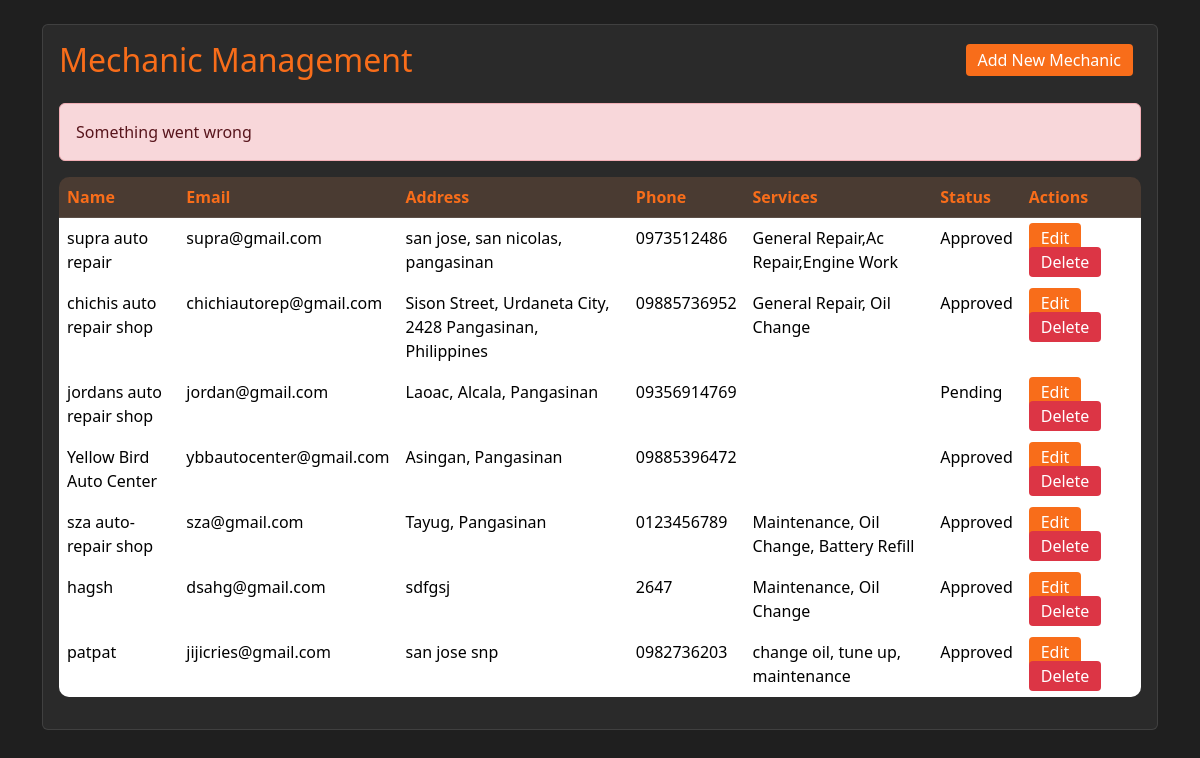
The page /admin/mechanics.php?error=1 on the database as committed earlier.
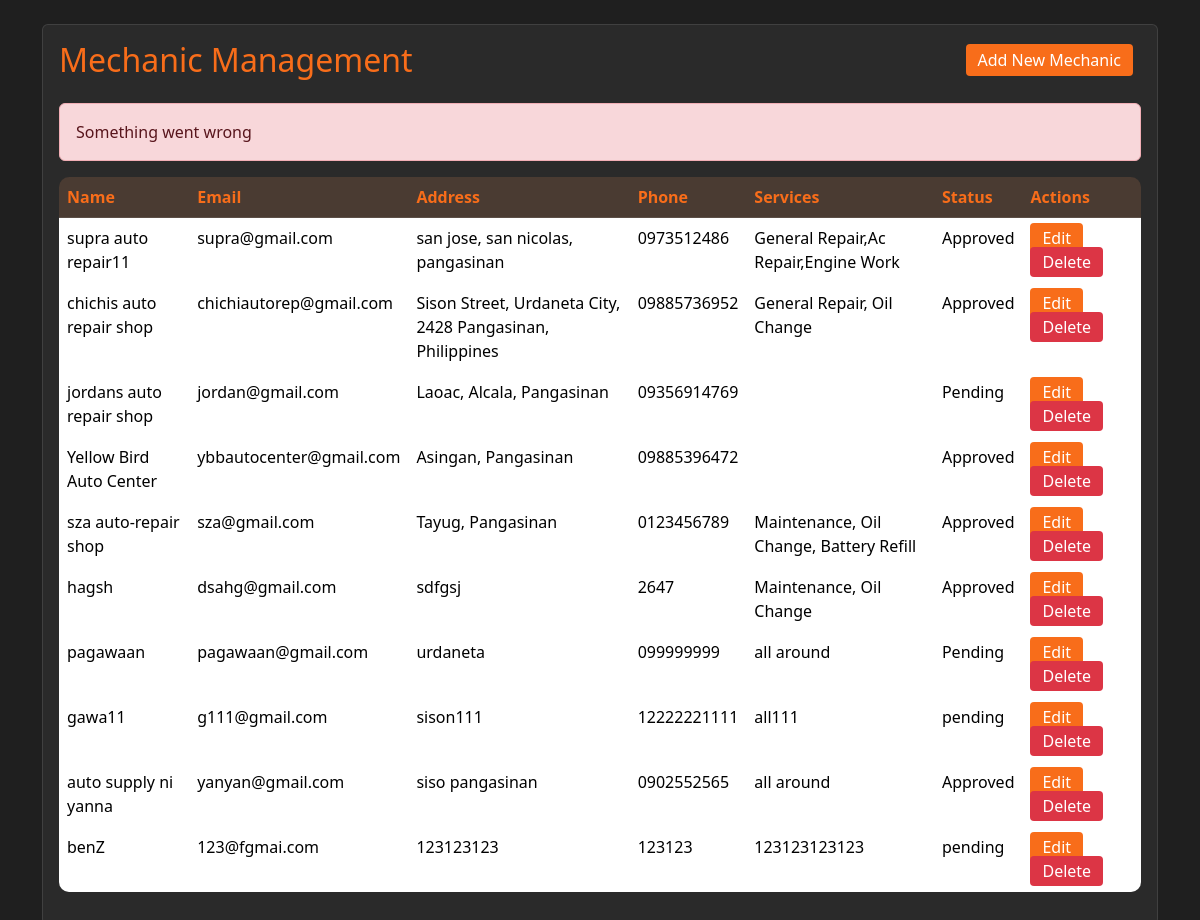
The same page on the database as committed later.
### tables this page shows
CREATE TABLE `mechanics` (
  `mechid` int(11) NOT NULL,
  `mechName` varchar(500) NOT NULL,
  `mechEmail` varchar(200) NOT NULL,
  `mechaddr` varchar(500) NOT NULL,
  `mechno` varchar(11) NOT NULL,
  `mechpwd` varchar(100) NOT NULL,
  `mech_services` varchar(100) NOT NULL,
  `mech_pfp` varchar(100) NOT NULL,
  `mech_cover` varchar(100) NOT NULL,
  `business_permit` varchar(100) NOT NULL,
  `acc_status` varchar(100) NOT NULL
);

### utils/mechanics.php (called while the page is built, shortened)
<?php
require __DIR__ . '/config.php';
function getMechanics(): array
{
    global $connect;
    $query = "SELECT * FROM mechanics";
    $result = $connect->query($query);
    if ($result && $result->num_rows > 0) {
        $mechanics = $result->fetch_all(MYSQLI_ASSOC);
        return $mechanics;
    } else {
        echo $connect->error;
        return [];
    }
}

### admin/mechanics.php (the view, shortened to what this page needs)
<?php
require '../utils/mechanics.php';
?>
<!doctype html>
<html lang="en">
<head>
    <link href="https://cdn.jsdelivr.net/npm/bootstrap@5.3.3/dist/css/bootstrap.min.css" rel="stylesheet">
</head>
<body>
    <div class="container py-4">
        <div class="card mb-4">
            <div class="card-body">
                <div class="d-flex justify-content-between align-items-center mb-4">
                    <h2 class="card-title mb-0" style="color: #F86D1A;">Mechanic Management</h2>
                    <a href="add_mechanic.php" class="btn btn-action">Add New Mechanic</a>
                </div>
                <?php
                if (isset($_GET['success'])) {
                    echo '<div class="alert alert-success">Mechanic added successfully</div>';
                } else if (isset($_GET['deleted'])) {
                    echo '<div class="alert alert-success">Mechanic deleted successfully</div>';
                } else if (isset($_GET['updated'])) {
                    echo '<div class="alert alert-success">Mechanic updated successfully</div>';
                } else if (isset($_GET['error'])) {
                    echo '<div class="alert alert-danger">Something went wrong</div>';
                }
                ?>
                <div class="table-responsive">
                    <?php
                    $mechanics = getMechanics();
                    if (!empty($mechanics)) {
                        echo '<table class="table table-hover">';
                        echo '<thead><tr>
                                <th>Name</th>
                                <th>Email</th>
                                <th>Address</th>
                                <th>Phone</th>
                                <th>Services</th>
                                <th>Status</th>
                                <th>Actions</th>
                            </tr></thead><tbody>';
                        foreach ($mechanics as $mechanic) {
                            echo '<tr>';
                            echo '<td>' . htmlspecialchars($mechanic['mechName']) . '</td>';
                            echo '<td>' . htmlspecialchars($mechanic['mechEmail']) . '</td>';
                            echo '<td>' . htmlspecialchars($mechanic['mechaddr']) . '</td>';
                            echo '<td>' . htmlspecialchars($mechanic['mechno']) . '</td>';
                            echo '<td>' . htmlspecialchars($mechanic['mech_services']) . '</td>';
                            echo '<td>' . htmlspecialchars($mechanic['acc_status']) . '</td>';
                            echo '<td>
                                    <a href="edit_mechanic.php?mechid=' . $mechanic['mechid'] . '" class="btn-action">Edit</a>
                                    <a href="delete_mechanic.php?id=' . $mechanic['mechid'] . '" class="btn-action btn-delete" onclick="return confirm(\'Are you sure?\')">Delete</a>
                                </td>';
                            echo '</tr>';
                        }
                        echo '</tbody></table>';
                    } else {
                        echo '<div class="text-center text-muted">No mechanics found</div>';
                    }
                    ?>
                </div>
            </div>
        </div>
    </div>
</body>
</html>

Rows that differ between the two databases and show on the page:
removed mechanics: mechName "patpat", mechEmail "jijicries@gmail.com", mechaddr "san jose snp", mechno "0982736203", mech_services "change oil, tune up, maintenance", acc_status "Approved"
changed mechanics "supra@gmail.com": mechName "supra auto repair" → "supra auto repair11"
added mechanics: mechName "pagawaan", mechEmail "pagawaan@gmail.com", mechaddr "urdaneta", mechno "099999999", mech_services "all around", acc_status "Pending"
added mechanics: mechName "gawa11", mechEmail "g111@gmail.com", mechaddr "sison111", mechno "12222221111", mech_services "all111", acc_status "pending"
added mechanics: mechName "auto supply ni yanna", mechEmail "yanyan@gmail.com", mechaddr "siso pangasinan", mechno "0902552565", mech_services "all around", acc_status "Approved"
added mechanics: mechName "benZ", mechEmail "123@fgmai.com", mechaddr "123123123", mechno "123123", mech_services "123123123123", acc_status "pending"
